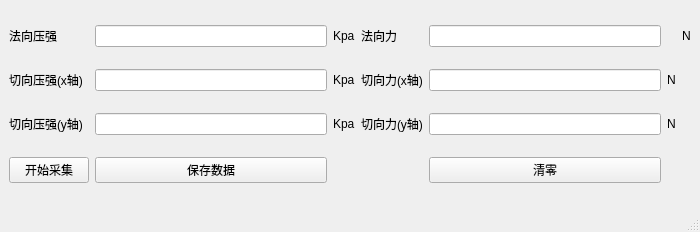
<?xml version="1.0" encoding="UTF-8"?>
<ui version="4.0">
 <class>MainWindow</class>
 <widget class="QMainWindow" name="MainWindow">
  <property name="geometry">
   <rect>
    <x>0</x>
    <y>0</y>
    <width>700</width>
    <height>232</height>
   </rect>
  </property>
  <property name="windowTitle">
   <string>MainWindow</string>
  </property>
  <widget class="QWidget" name="centralwidget">
   <layout class="QGridLayout" name="gridLayout">
    <item row="0" column="0">
     <widget class="QLabel" name="label">
      <property name="text">
       <string>法向压强</string>
      </property>
     </widget>
    </item>
    <item row="0" column="1">
     <widget class="QLineEdit" name="normol_pressure_value"/>
    </item>
    <item row="0" column="2">
     <widget class="QLabel" name="label_5">
      <property name="text">
       <string>Kpa</string>
      </property>
     </widget>
    </item>
    <item row="0" column="3">
     <widget class="QLabel" name="label_2">
      <property name="text">
       <string>法向力</string>
      </property>
     </widget>
    </item>
    <item row="0" column="4">
     <widget class="QLineEdit" name="normol_force_value"/>
    </item>
    <item row="0" column="6">
     <widget class="QLabel" name="label_7">
      <property name="text">
       <string>N</string>
      </property>
     </widget>
    </item>
    <item row="1" column="0">
     <widget class="QLabel" name="label_3">
      <property name="text">
       <string>切向压强(x轴)</string>
      </property>
     </widget>
    </item>
    <item row="1" column="1">
     <widget class="QLineEdit" name="tangential_pressure_value_x"/>
    </item>
    <item row="1" column="2">
     <widget class="QLabel" name="label_6">
      <property name="text">
       <string>Kpa</string>
      </property>
     </widget>
    </item>
    <item row="1" column="3">
     <widget class="QLabel" name="label_4">
      <property name="text">
       <string>切向力(x轴)</string>
      </property>
     </widget>
    </item>
    <item row="1" column="4">
     <widget class="QLineEdit" name="tangential_force_value_x"/>
    </item>
    <item row="1" column="5">
     <widget class="QLabel" name="label_8">
      <property name="text">
       <string>N</string>
      </property>
     </widget>
    </item>
    <item row="2" column="0">
     <widget class="QLabel" name="label_9">
      <property name="text">
       <string>切向压强(y轴)</string>
      </property>
     </widget>
    </item>
    <item row="2" column="1">
     <widget class="QLineEdit" name="tangential_pressure_value_y"/>
    </item>
    <item row="2" column="2">
     <widget class="QLabel" name="label_12">
      <property name="text">
       <string>Kpa</string>
      </property>
     </widget>
    </item>
    <item row="2" column="3">
     <widget class="QLabel" name="label_10">
      <property name="text">
       <string>切向力(y轴)</string>
      </property>
     </widget>
    </item>
    <item row="2" column="4">
     <widget class="QLineEdit" name="tangential_force_value_y"/>
    </item>
    <item row="2" column="5">
     <widget class="QLabel" name="label_11">
      <property name="text">
       <string>N</string>
      </property>
     </widget>
    </item>
    <item row="3" column="0">
     <widget class="QPushButton" name="Start_collecting">
      <property name="text">
       <string>开始采集</string>
      </property>
     </widget>
    </item>
    <item row="3" column="4">
     <widget class="QPushButton" name="sensor_zero">
      <property name="text">
       <string>清零</string>
      </property>
     </widget>
    </item>
    <item row="3" column="1">
     <widget class="QPushButton" name="save_data">
      <property name="text">
       <string>保存数据</string>
      </property>
     </widget>
    </item>
   </layout>
  </widget>
  <widget class="QMenuBar" name="menubar">
   <property name="geometry">
    <rect>
     <x>0</x>
     <y>0</y>
     <width>700</width>
     <height>26</height>
    </rect>
   </property>
  </widget>
  <widget class="QStatusBar" name="statusbar"/>
 </widget>
 <resources/>
 <connections/>
</ui>
